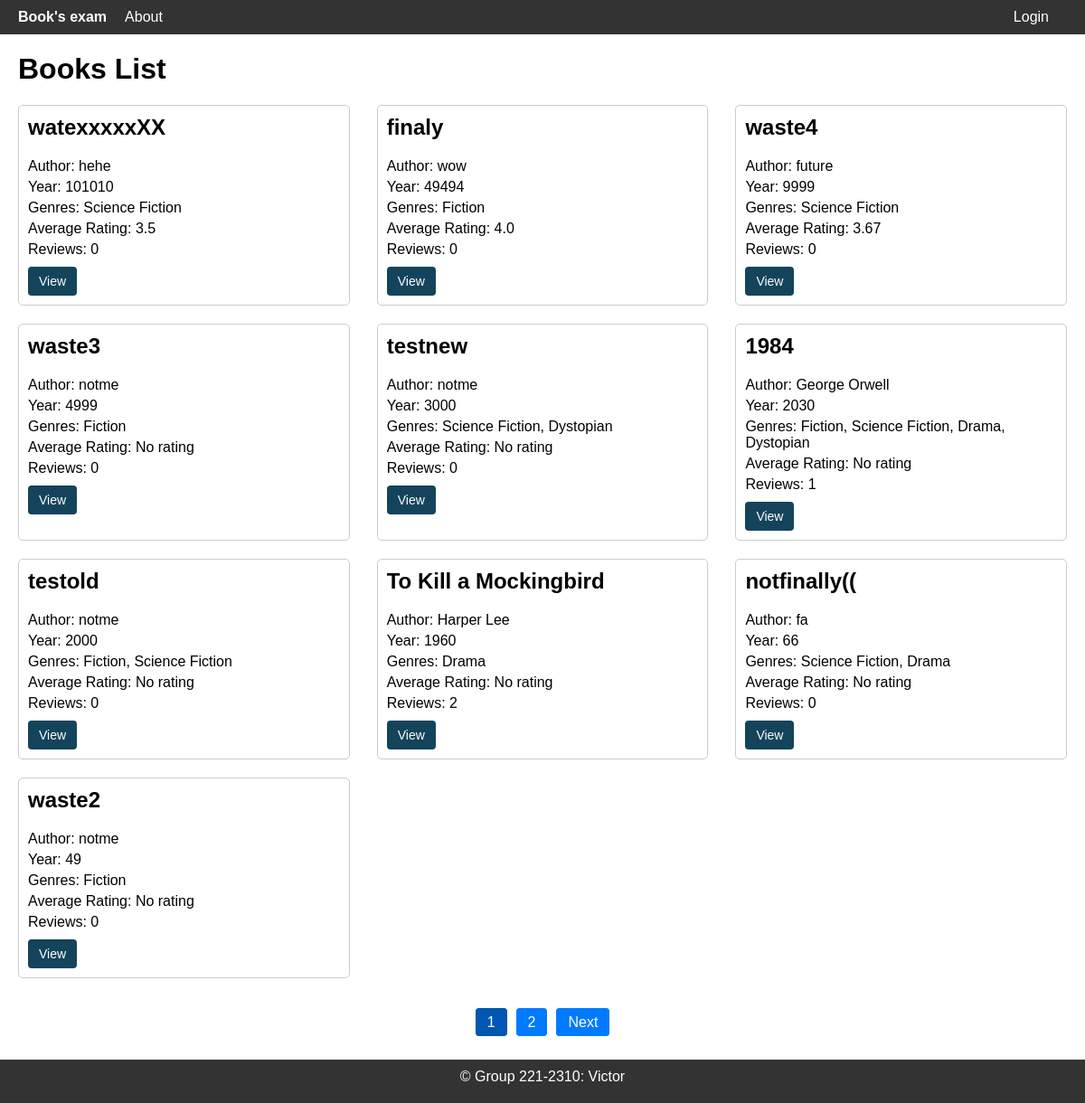
Before: / with the older database file.
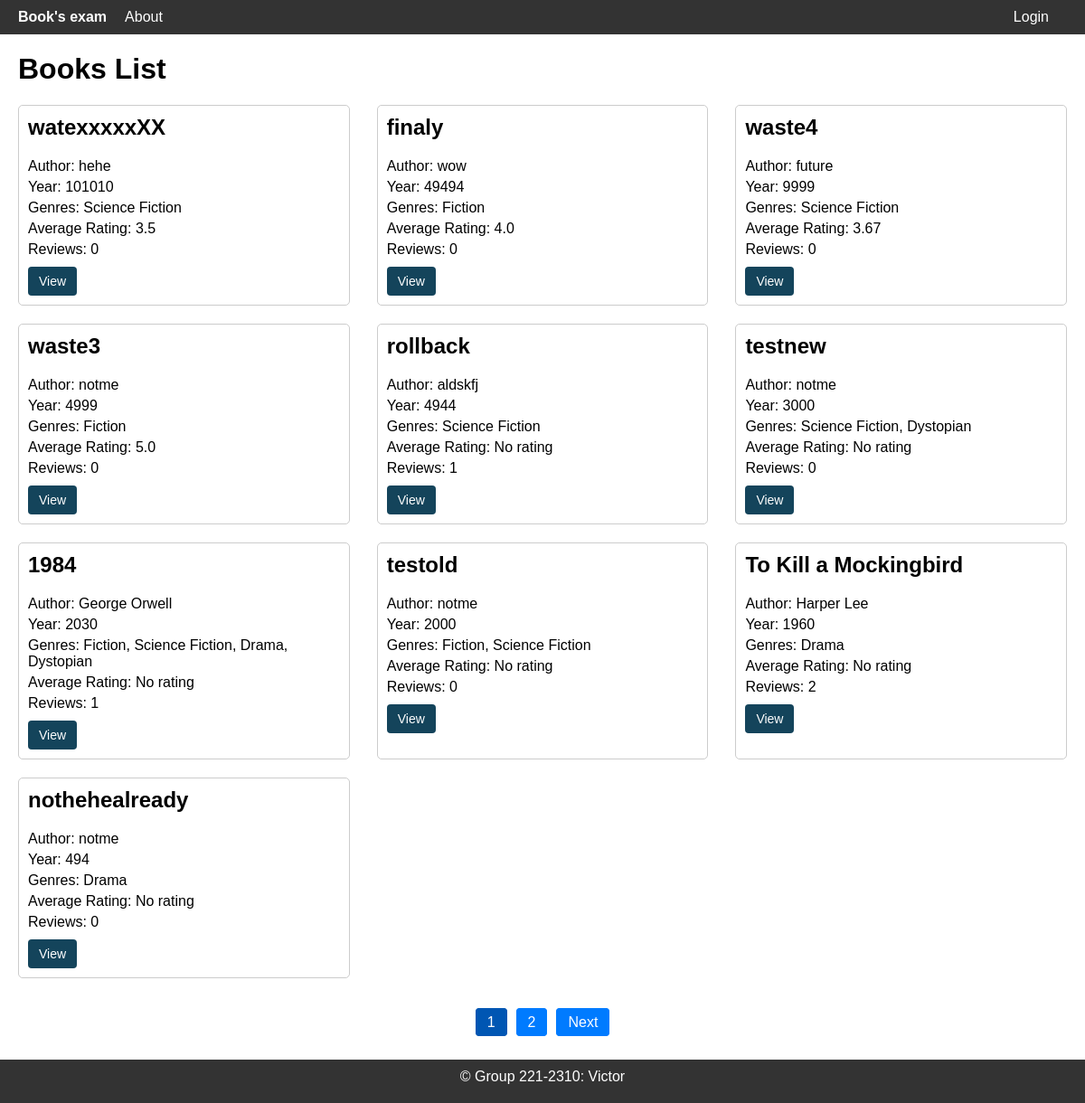
After: the same page with the newer database file.
### app/models.py (models this page shows)
class Book(db.Model):
    id = db.Column(db.Integer, primary_key=True)
    title = db.Column(db.String(200), nullable=False)
    description = db.Column(db.Text, nullable=False)
    year = db.Column(db.Integer, nullable=False)
    publisher = db.Column(db.String(200), nullable=False)
    author = db.Column(db.String(200), nullable=False)
    pages = db.Column(db.Integer, nullable=False)
    cover_id = db.Column(db.Integer, db.ForeignKey('cover.id'), nullable=False)
    genres = db.relationship('Genre', secondary='book_genre', backref=db.backref('books', lazy='dynamic'))
    reviews = db.relationship('Review', backref='book', lazy=True)

class Genre(db.Model):
    id = db.Column(db.Integer, primary_key=True)
    name = db.Column(db.String(200), unique=True, nullable=False)

### app/routes.py (the view)
@app.route('/')
def index():
    page = request.args.get('page', 1, type=int)
    books = Book.query.order_by(Book.year.desc()).paginate(page=page, per_page=10)
    avg_ratings = db.session.query(func.avg(Review.rating)).join(Book).group_by(Book.id).all()
    book_avg_ratings = {book.id: round(rating[0], 2) if rating[0] is not None else "No rating" for book, rating in zip(books.items, avg_ratings)}
    reviews_count = {book.id: len(book.reviews) for book in books.items}
    return render_template('index.html', books=books, book_avg_ratings=book_avg_ratings, reviews_count=reviews_count)

### app/templates/index.html (shortened to what this page needs)
{% extends "base.html" %}
{% block content %}
    <h1>Books List</h1>
    <div class="books">
        {% for book in books.items %}
            <div class="book">
                <h2>{{ book.title }}</h2>
                <p class="author">Author: {{ book.author }}</p>
                <p class="year">Year: {{ book.year }}</p>
                <p class="genres">Genres: {% for genre in book.genres %}{{ genre.name }}{% if not loop.last %}, {% endif %}{% endfor %}</p>
                {% if book.id in book_avg_ratings %}
                    <p class="avg-rating">Average Rating: {{ book_avg_ratings[book.id] }}</p>
                {% else %}
                    <p class="avg-rating">Average Rating: No rating</p>
                {% endif %}
                <p class="reviews">Reviews: {{ reviews_count[book.id] }}</p>
                {% if current_user.is_authenticated %}
                    {% if current_user.role.name == 'Администратор' %}
                        <div class="button-wrapper">
                            <a class="button view" href="{{ url_for('view_book', book_id=book.id) }}">View</a>
                        </div>
                        <div class="button-wrapper">
                            <a class="button edit" href="{{ url_for('edit_book', book_id=book.id) }}">Edit</a>
                        </div>
                        <div class="button-wrapper">
                            <a class="button delete" href="#" data-book-id="{{ book.id }}" data-book-title="{{ book.title }}">Delete</a>
                        </div>
                    {% elif current_user.role.name == 'Модератор' %}
                        <div class="button-wrapper">
                            <a class="button view" href="{{ url_for('view_book', book_id=book.id) }}">View</a>
                        </div>
                        <div class="button-wrapper">
                            <a class="button edit" href="{{ url_for('edit_book', book_id=book.id) }}">Edit</a>
                        </div>
                    {% else %}
                        <div class="button-wrapper">
                            <a class="button view" href="{{ url_for('view_book', book_id=book.id) }}">View</a>
                        </div>
                    {% endif %}
                {% else %}
                    <div class="button-wrapper">
                        <a class="button view" href="{{ url_for('view_book', book_id=book.id) }}">View</a>
                    </div>
                {% endif %}
            </div>
        {% endfor %}
    </div>
    <div class="pagination">
        {% for num in books.iter_pages() %}
            {% if num %}
                {% if num == books.page %}
                    <li class="page-item active"><a class="page-link" href="#">{{ num }}</a></li>
                {% else %}
                    <li class="page-item"><a class="page-link" href="{{ url_for('index', page=num) }}">{{ num }}</a></li>
                {% endif %}
            {% else %}
                <li class="page-item disabled"><span class="page-link">...</span></li>
            {% endif %}
        {% endfor %}
        {% if books.has_next %}
            <li class="page-item"><a class="page-link" href="{{ url_for('index', page=books.next_num) }}">Next</a></li>
        {% endif %}
    </div>
{% endblock %}

### app/templates/base.html (shortened to what this page needs)
<!DOCTYPE html>
<html lang="en">
<head>
    <link rel="stylesheet" href="{{ url_for('static', filename='styles.css') }}">
</head>
<body>
<nav class="navbar">
    <div class="navbar-container">
        <div class="navbar-left">
            <a class="navbar-brand" href="{{ url_for('index') }}">Book's exam</a>
            <ul class="navbar-nav">
                <li><a href="{{ url_for('about') }}">About</a></li>
            </ul>
        </div>
        <div class="navbar-right">
            {% if current_user.is_authenticated %}
                <p class="username">Hello, {{ current_user.username }}</p>
                <a class="login-button" href="{{ url_for('logout') }}">Logout</a>
            {% else %}
                <a class="login-button" href="{{ url_for('login') }}">Login</a>
            {% endif %}
        </div>
    </div>
</nav>
<div class="content">
    {% block content %}
    {% endblock %}
</div>
<footer class="footer">
    <p>&copy; Group 221-2310: Victor</p>
</footer>
</body>
</html>

### app/static/styles.css (style rules this page uses)
body { font-family: Arial, sans-serif; margin: 0; padding: 0; display: flex; flex-direction: column; min-height: 100vh; }
.navbar { background-color: #333; color: #fff; padding: 10px 20px; }
p { margin-right: 20px; }
.login-button { text-decoration: none; color: #fff; margin-right: 20px; }
.navbar-container { display: flex; justify-content: space-between; align-items: center; }
.navbar-left { display: flex; align-items: center; }
.navbar-brand { color: #fff; font-weight: bold; text-decoration: none; margin-right: 20px; }
.navbar-nav { list-style-type: none; padding: 0; margin: 0; }
.navbar-nav li { display: inline; margin-right: 20px; }
.navbar-nav li a { color: #fff; text-decoration: none; }
.navbar-right { display: flex; align-items: center; }
.footer { background-color: #333; color: #fff; text-align: center; padding: 10px 0; width: 100%; }
.content { padding: 20px; flex: 1; margin-bottom: 60px; }
.books { display: flex; flex-wrap: wrap; justify-content: space-between; width: 100%; }
.book { border: 1px solid #ccc; border-radius: 5px; padding: 10px; margin-bottom: 20px; width: calc(33.33% - 20px); box-sizing: border-box; }
.button { display: inline-block; padding: 8px 12px; margin-top: 5px; border: none; border-radius: 4px; cursor: pointer; font-size: 14px; text-align: center; text-decoration: none; transition: background-color 0.3s; }
.button.view { background-color: #14445b; color: white; }
.book h2 { margin-top: 0; }
.book p { margin: 5px 0; }
.book a { text-decoration: none; color: blue; margin-top: 5px; display: inline-block; }
p { margin: 0 0 10px; }
h1, h2, h3, h4, h5, h6 { margin-top: 0; }
.footer { background-color: #333; color: #fff; text-align: center; padding: 10px 0; width: 100%; position: fixed; bottom: 0; }
.pagination { display: flex; justify-content: center; margin-top: 20px; }
.pagination .page-item { margin: 0 5px; list-style: none; }
.pagination .page-item a { text-decoration: none; background-color: #007bff; color: #fff; border: 1px solid #007bff; padding: 6px 12px; border-radius: 4px; transition: background-color 0.3s; }
.pagination .page-item.active a { background-color: #0056b3; border-color: #0056b3; cursor: default; }

Changed rows visible on the page:
no longer on this page (row unchanged): Book: title "notfinally((", author "fa", year "66", shows "Average Rating: No rating", reviews_count "0", Genre (name "Science Fiction"), Genre (name "Drama")
no longer on this page (row unchanged): Book: title "waste2", author "notme", year "49", shows "Average Rating: No rating", reviews_count "0", Genre (name "Fiction")
shown differently, row unchanged: Book "waste3": book_avg_ratings (not shown) → "5.0"; text "Average Rating: No rating" → "Average Rating:"
added Book: title "rollback", author "aldskfj", year "4944", shows "Average Rating: No rating", reviews_count "1", Genre (name "Science Fiction")
added Book: title "nothehealready", author "notme", year "494", shows "Average Rating: No rating", reviews_count "0", Genre (name "Drama")
